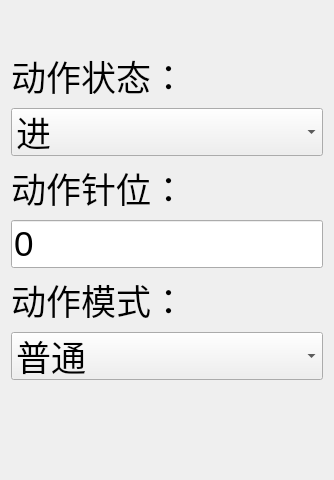
              <widget class="QWidget" name="valve">
               <layout class="QVBoxLayout" name="verticalLayout_2">
                <property name="topMargin">
                 <number>50</number>
                </property>
                <property name="bottomMargin">
                 <number>100</number>
                </property>
                <item>
                 <widget class="QLabel" name="label_16">
                  <property name="font">
                   <font>
                    <family>MS Shell Dlg 2</family>
                    <pointsize>26</pointsize>
                    <weight>50</weight>
                    <bold>false</bold>
                   </font>
                  </property>
                  <property name="text">
                   <string>动作状态：</string>
                  </property>
                 </widget>
                </item>
                <item>
                 <widget class="QComboBox" name="m_state">
                  <property name="sizePolicy">
                   <sizepolicy hsizetype="Preferred" vsizetype="Fixed">
                    <horstretch>0</horstretch>
                    <verstretch>0</verstretch>
                   </sizepolicy>
                  </property>
                  <property name="minimumSize">
                   <size>
                    <width>0</width>
                    <height>0</height>
                   </size>
                  </property>
                  <property name="maximumSize">
                   <size>
                    <width>16777215</width>
                    <height>16777215</height>
                   </size>
                  </property>
                  <property name="font">
                   <font>
                    <pointsize>26</pointsize>
                   </font>
                  </property>
                  <item>
                   <property name="text">
                    <string>进</string>
                   </property>
                  </item>
                  <item>
                   <property name="text">
                    <string>出</string>
                   </property>
                  </item>
                 </widget>
                </item>
                <item>
                 <widget class="QLabel" name="label_18">
                  <property name="font">
                   <font>
                    <family>MS Shell Dlg 2</family>
                    <pointsize>26</pointsize>
                    <weight>50</weight>
                    <bold>false</bold>
                   </font>
                  </property>
                  <property name="text">
                   <string>动作针位：</string>
                  </property>
                 </widget>
                </item>
                <item>
                 <widget class="QLineEdit" name="m_needle">
                  <property name="font">
                   <font>
                    <pointsize>26</pointsize>
                   </font>
                  </property>
                  <property name="styleSheet">
                   <string notr="true"/>
                  </property>
                  <property name="text">
                   <string>0</string>
                  </property>
                 </widget>
                </item>
                <item>
                 <widget class="QLabel" name="label_17">
                  <property name="font">
                   <font>
                    <family>MS Shell Dlg 2</family>
                    <pointsize>26</pointsize>
                    <weight>50</weight>
                    <bold>false</bold>
                   </font>
                  </property>
                  <property name="text">
                   <string>动作模式：</string>
                  </property>
                 </widget>
                </item>
                <item>
                 <widget class="QComboBox" name="m_model">
                  <property name="sizePolicy">
                   <sizepolicy hsizetype="Preferred" vsizetype="Fixed">
                    <horstretch>0</horstretch>
                    <verstretch>0</verstretch>
                   </sizepolicy>
                  </property>
                  <property name="minimumSize">
                   <size>
                    <width>0</width>
                    <height>0</height>
                   </size>
                  </property>
                  <property name="maximumSize">
                   <size>
                    <width>16777215</width>
                    <height>16777215</height>
                   </size>
                  </property>
                  <property name="font">
                   <font>
                    <pointsize>26</pointsize>
                   </font>
                  </property>
                  <property name="styleSheet">
                   <string notr="true"/>
                  </property>
                  <item>
                   <property name="text">
                    <string>普通</string>
                   </property>
                  </item>
                  <item>
                   <property name="text">
                    <string>强制前</string>
                   </property>
                  </item>
                  <item>
                   <property name="text">
                    <string>强制后</string>
                   </property>
                  </item>
                 </widget>
                </item>
               </layout>
              </widget>
